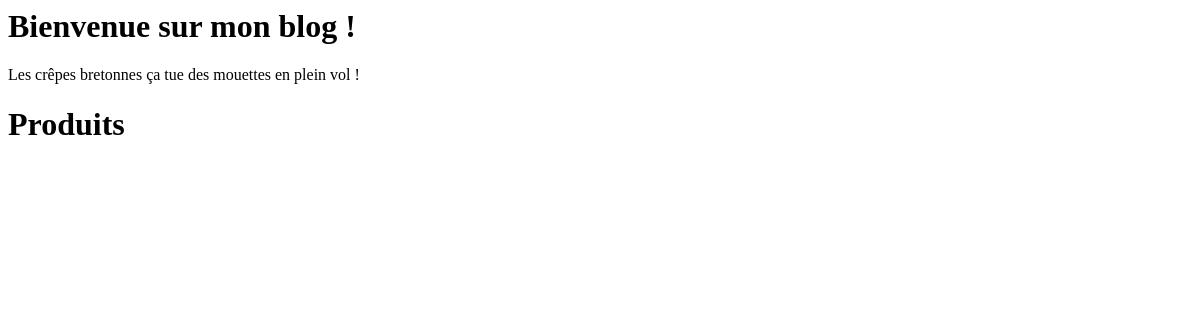
Before: / with the older database file.
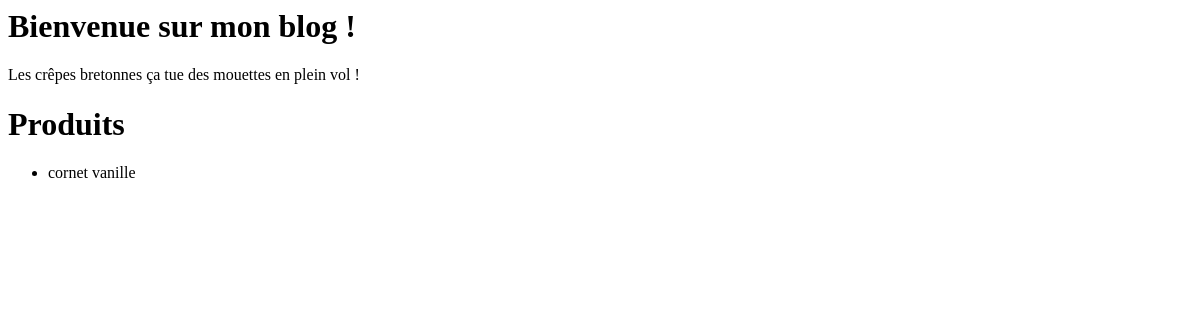
After: the same page with the newer database file.
### shop/models.py (models this page shows, shortened)
class Produit(models.Model):
    nom = models.CharField(max_length=50)
    description = models.TextField()
    prix = models.DecimalField(max_digits=6, decimal_places=2)
    urlImg = models.TextField(null=True, blank=True)
    ingredients = models.ManyToManyField(Ingredient)

### shop/views.py (the view)
# urls.py: url(r'^$', 'produits'),
def produits(request):
    produits = Produit.objects.all()
    return render(request, 'index.html', locals())

### bar_stadium/templates/index.html
<h1>Bienvenue sur mon blog !</h1>
<p>Les crêpes bretonnes ça tue des mouettes en plein vol !</p>
<h1>Produits</h1>
<ul>
{% for produit in produits %}
<li alt={{produit.description}}>{{produit.nom}}</li>
{% endfor %}
</ul>

Changed rows visible on the page:
added Produit: nom "cornet vanille"
